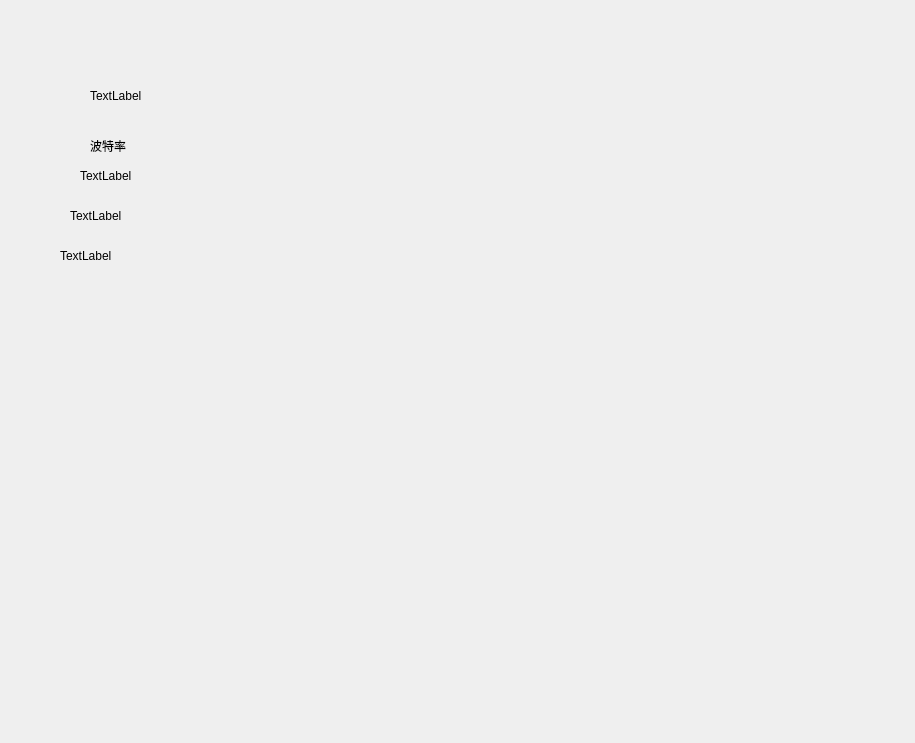
<?xml version="1.0" encoding="UTF-8"?>
<ui version="4.0">
 <class>UI_COM_Attribute</class>
 <widget class="QWidget" name="UI_COM_Attribute">
  <property name="geometry">
   <rect>
    <x>0</x>
    <y>0</y>
    <width>915</width>
    <height>743</height>
   </rect>
  </property>
  <property name="windowTitle">
   <string>Form</string>
  </property>
  <widget class="QLabel" name="label">
   <property name="geometry">
    <rect>
     <x>90</x>
     <y>90</y>
     <width>54</width>
     <height>12</height>
    </rect>
   </property>
   <property name="text">
    <string>TextLabel</string>
   </property>
  </widget>
  <widget class="QLabel" name="label_2">
   <property name="geometry">
    <rect>
     <x>90</x>
     <y>140</y>
     <width>54</width>
     <height>12</height>
    </rect>
   </property>
   <property name="text">
    <string>波特率</string>
   </property>
  </widget>
  <widget class="QLabel" name="label_3">
   <property name="geometry">
    <rect>
     <x>80</x>
     <y>170</y>
     <width>54</width>
     <height>12</height>
    </rect>
   </property>
   <property name="text">
    <string>TextLabel</string>
   </property>
  </widget>
  <widget class="QLabel" name="label_4">
   <property name="geometry">
    <rect>
     <x>70</x>
     <y>210</y>
     <width>54</width>
     <height>12</height>
    </rect>
   </property>
   <property name="text">
    <string>TextLabel</string>
   </property>
  </widget>
  <widget class="QLabel" name="label_5">
   <property name="geometry">
    <rect>
     <x>60</x>
     <y>250</y>
     <width>54</width>
     <height>12</height>
    </rect>
   </property>
   <property name="text">
    <string>TextLabel</string>
   </property>
  </widget>
 </widget>
 <resources/>
 <connections/>
</ui>
